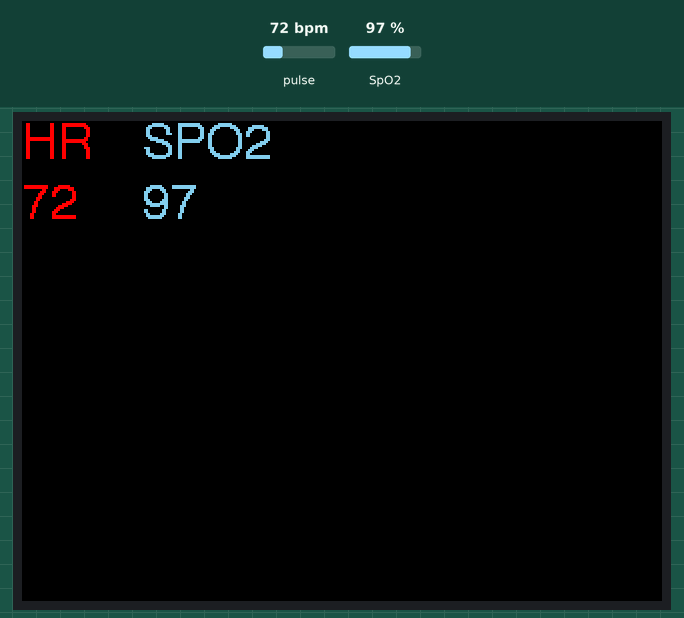
A sketch run on a simulated ESP32. On the bench: 320×240 colour display. Inputs (shaded band) come from the test bench; at power-on: pulse 72 bpm, SpO2 97 %. What the sketch prints to the serial monitor is not drawn.

Above: at 4.9 s.
5.0 s: pulse set to 42 bpm
At 9.0 s:
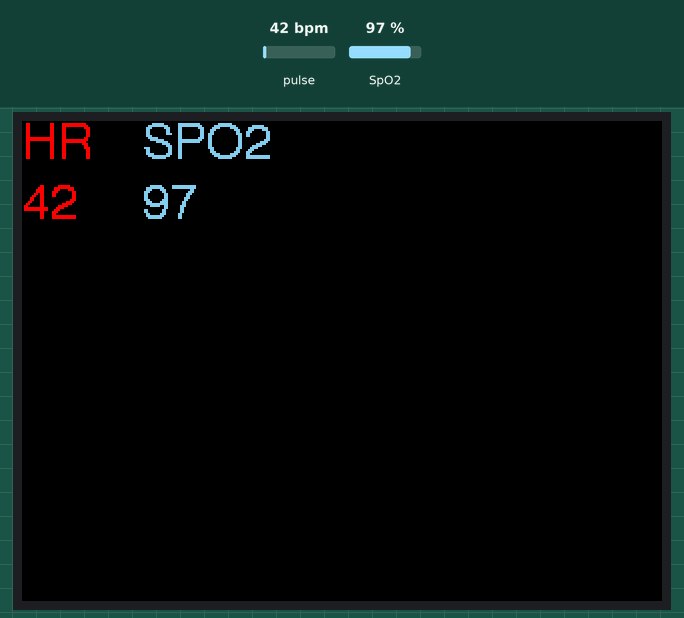
11.1 s: SpO2 set to 80 %
At 12.8 s:
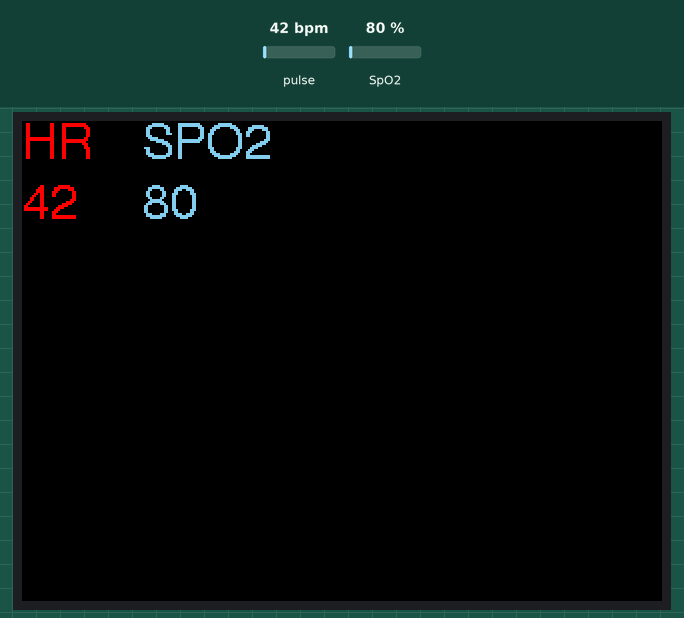
17.2 s: pulse set to 70 bpm
At 21.5 s:
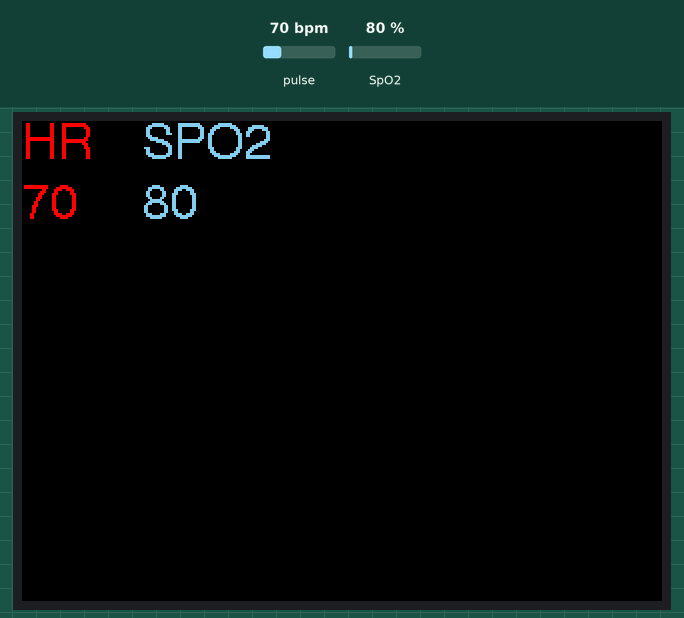
23.3 s: SpO2 set to 85 %
Timing chart, 0 to 26.3 s (numbered marks = the images above; inputs shaded):
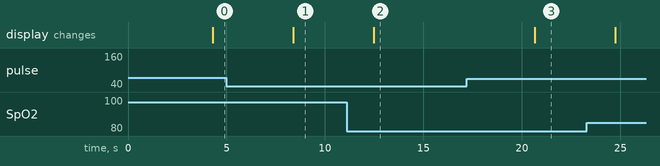

The sketch:

8266_7789_MAX3010X.ino
```cpp
/*
  #########################################################################
  ###### DON'T FORGET TO UPDATE THE User_Setup.h FILE IN THE LIBRARY ######
  ######       TO SELECT YOUR DISPLAY TYPE AND ENABLE FONTS          ######
  #########################################################################
*/
#include <Wire.h>
#include "SPI.h"
#include "TFT_eSPI.h"
#include <DFRobot_MAX30102.h>

DFRobot_MAX30102 particleSensor;
TFT_eSPI tft = TFT_eSPI();

int32_t SPO2; //SPO2
int8_t SPO2Valid; //Flag to display if SPO2 calculation is valid
int32_t heartRate; //Heart-rate
int8_t heartRateValid; //Flag to display if heart-rate calculation is valid

void setup(void)
{
  Serial.begin(115200);
  particleSensor.begin();
  particleSensor.sensorConfiguration(/*ledBrightness=*/50, /*sampleAverage=*/SAMPLEAVG_4, \
      /*ledMode=*/MODE_MULTILED, /*sampleRate=*/SAMPLERATE_100, \
      /*pulseWidth=*/PULSEWIDTH_411, /*adcRange=*/ADCRANGE_16384);

  tft.begin();
  tft.fillScreen(TFT_BLACK);
  tft.setRotation(1);
  tft.setTextFont(4);
  Serial.println("Initialized");
}

void loop()
{
  particleSensor.heartrateAndOxygenSaturation(/**SPO2=*/&SPO2, /**SPO2Valid=*/&SPO2Valid, /**heartRate=*/&heartRate, /**heartRateValid=*/&heartRateValid);

  tft.fillScreen(TFT_BLACK);
  tft.setTextColor(TFT_RED, TFT_BLACK);
  tft.drawString("HR", 0, 0);
  tft.drawNumber(heartRate, 0, 30);

  tft.setTextColor(TFT_SKYBLUE, TFT_BLACK);
  tft.drawString("SPO2", 60, 0);
  tft.drawNumber(SPO2, 60, 30);

}
```

Measured:
- after the input at 5.0 s, the display: changes after 3.4 s (image 1)
- after the input at 11.1 s, the display: changes after 1.4 s (image 2)
- after the input at 17.2 s, the display: changes after 3.5 s (image 3)
